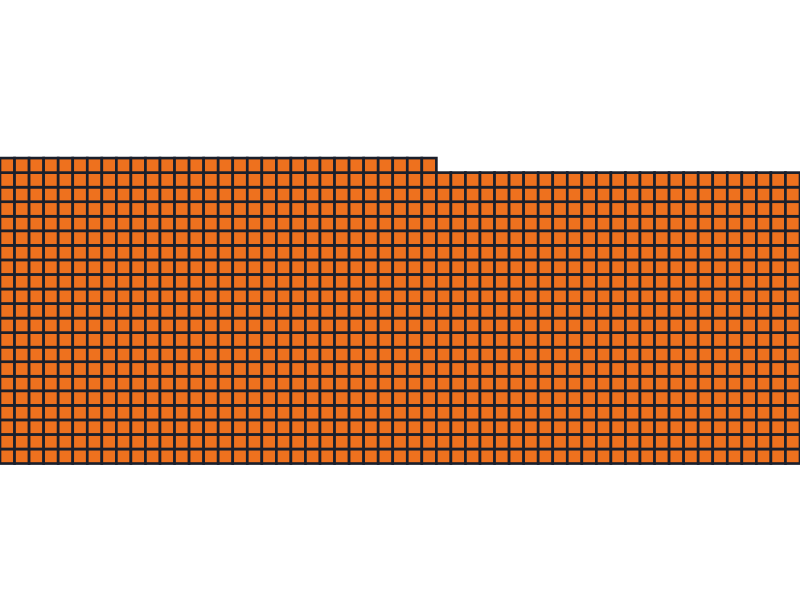
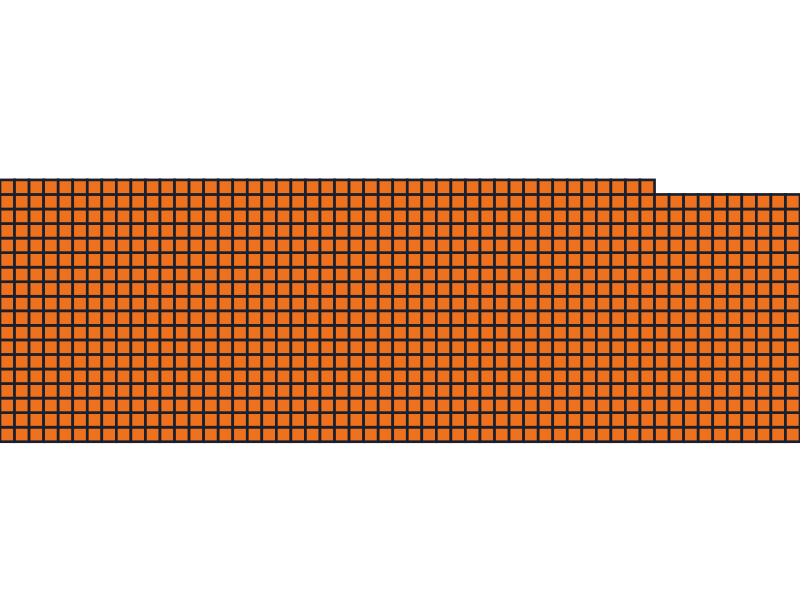
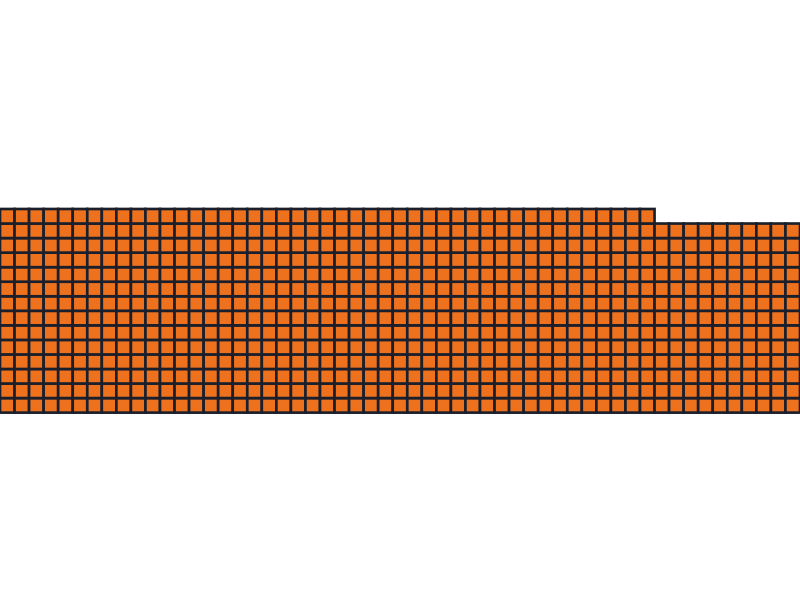
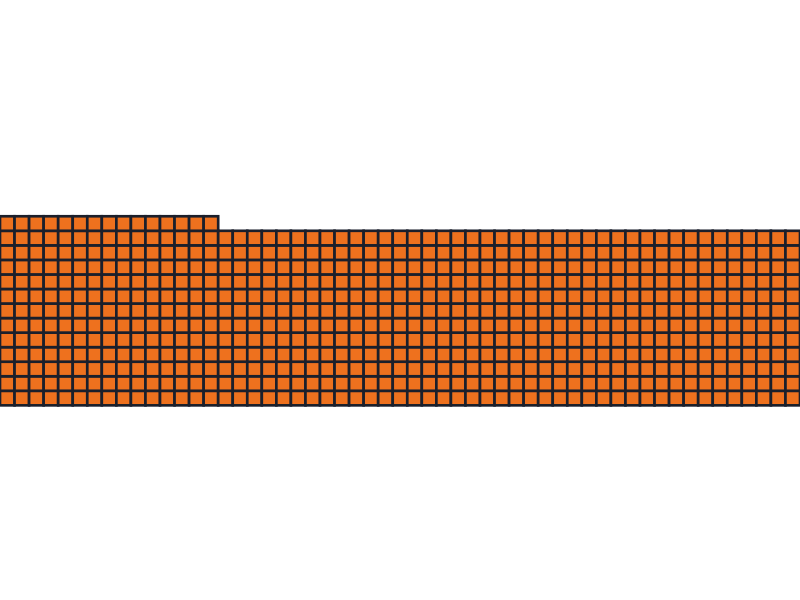
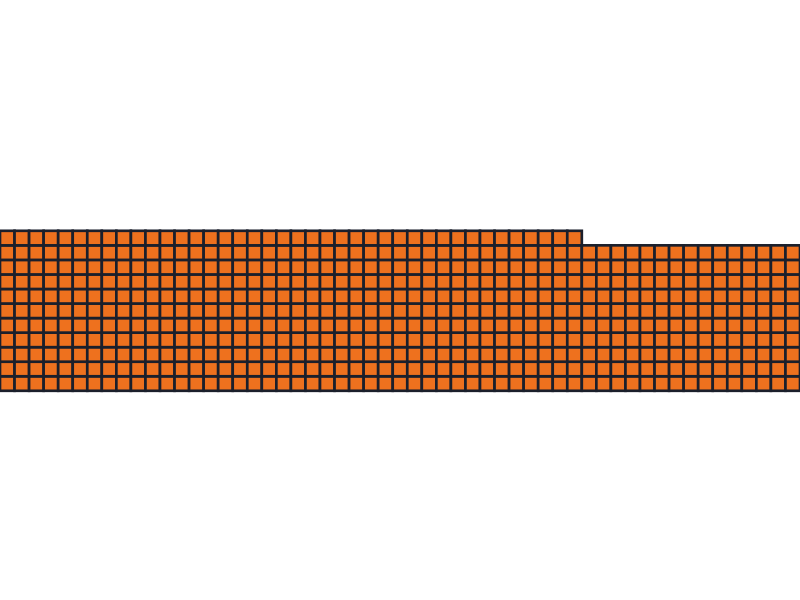

The R source for these figures, in order: (Note: this script raises an error after producing the figures.)
library(tidyverse)
library(patchwork)

millonarios <- read_csv("dia_16/millonarios.csv")


datos_select <- millonarios %>% 
  mutate(fortuna = fortuna/ 100) %>% 
  filter(rank < 6) %>% 
  select(nombre, fortuna)

#crear funcion para hacer coordenadas

crea_coord_wafle <- function(nombre, fortuna, columnas) {
  
  tibble(nombre = rep(nombre, fortuna),
         axis_x = rep(1:columnas, length = fortuna),
         axis_y = rep(1:100, each = columnas, length = fortuna) )
  
}

# creamos funcion para crear graficas

crear_waffle <- function(datos, axis_x, axis_y, titulo, tam_titulo = 10) {
  
  gg <- ggplot(datos, aes(axis_x, axis_y)) +
    geom_tile(colour = "#1b1f2b", fill = "#EE711E", size = 0.9) +
    labs(title = titulo) +
    coord_fixed() +
    scale_x_continuous(expand = c(0, 0)) +
    theme_void() +
    theme(plot.title = element_text(family = "Roboto Condensed",
                                    face = "bold",
                                    size = tam_titulo,
                                    colour = "white"))
  
  gg
  
}


datos_graf <- datos_select %>% 
  group_by(nombre) %>% 
  mutate(list(crea_coord_wafle(nombre, fortuna, columnas = 55))) %>% 
  unnest()

A <- datos_graf %>% 
  filter(nombre == "Jeff Bezos") %>% 
  crear_waffle(axis_x, axis_y, titulo = "Jeff Bezos")

B <- datos_graf %>% 
  filter(nombre == "Bill Gates") %>% 
  crear_waffle(axis_x, axis_y, titulo = "Bill Gates")

C <- datos_graf %>% 
  filter(nombre == "Bernard Arnault") %>% 
  crear_waffle(axis_x, axis_y, titulo = "Bernard Arnault")

D <- datos_graf %>% 
  filter(nombre == "Warren Buffett") %>% 
  crear_waffle(axis_x, axis_y, titulo = "Warren Buffett")

E <- datos_graf %>% 
  filter(nombre == "Larry Ellison") %>% 
  crear_waffle(axis_x, axis_y, titulo = "Larry Ellison")


p1 <- (A + B + C + D + E) +
  plot_layout(ncol = 1) +
  plot_annotation(title = "La fortuna de las cinco personas más ricas del mundo",
                  subtitle = "Cada recuadro representa $100,000,000 de dólares",
                  caption = "Fuente: Revista Forbes",
                  theme = theme_ybn(base_size = 10, plot_title_size = 18))

ggsave("dia_16/15_waffle.png", p1, height = 10, width = 5.4, units = "in", dpi = 300)



